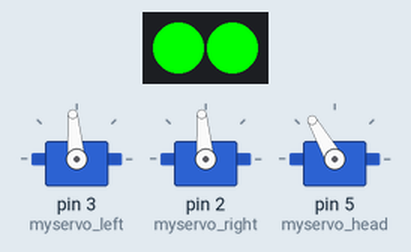
Recording of a sketch running on a simulated Arduino Uno, built with avr-gcc and run on an emulated ATmega328P. Shown: 2 RGB LEDs in strip order, left to right, 3 × servo. Dim RGB values are drawn brighter than linear; random numbers use the default seed unless the sketch sets one.

Above: at 0.2 s.
At 7.1 s:
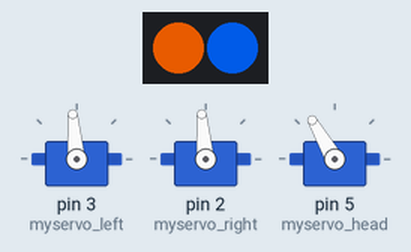
At 18.92 s:
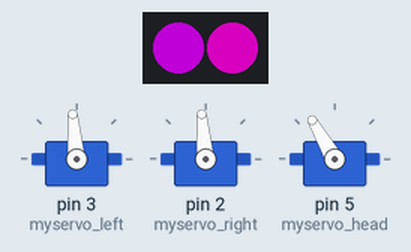
At 30.76 s:
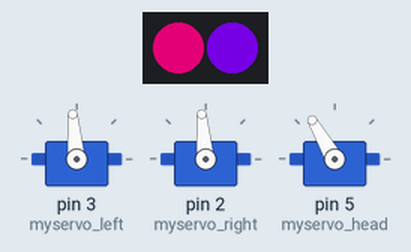
Timing chart, 0 to 40.0 s (numbered marks = the images above):
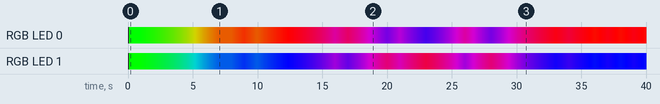

The sketch:

Final.ino
```cpp
//pin2 = left motor big wheel
//pin3 = right motor big wheel
//pin4 = IR sensor
//pin5 = head servo motor
//pin6 = Neopixels
//pin7 = trigger ultrasonic sensor
//pin8 = echo ultrasonic sensor


//#include <NewPing.h>
#include <Adafruit_NeoPixel.h>
#include <IRremote.h>
#include <Servo.h>

#define PIN 6

int RECV_PIN = 4;
String IRsignal_short;

IRrecv irrecv(RECV_PIN);

decode_results results;


Servo myservo_right;  // create servo object to control a servo
//int pos_right = 0;    // variable to store the servo position

Servo myservo_left;  // create servo object to control a servo
//int pos_left = 0;    // variable to store the servo 2 position

Servo myservo_head;  // create servo object to control a servo
//int pos_head= 0;    // variable to store the servo 2 position
// Parameter 1 = number of pixels in strip
// Parameter 2 = Arduino pin number (most are valid)
// Parameter 3 = pixel type flags, add together as needed:
//   NEO_KHZ800  800 KHz bitstream (most NeoPixel products w/WS2812 LEDs)
//   NEO_KHZ400  400 KHz (classic 'v1' (not v2) FLORA pixels, WS2811 drivers)
//   NEO_GRB     Pixels are wired for GRB bitstream (most NeoPixel products)
//   NEO_RGB     Pixels are wired for RGB bitstream (v1 FLORA pixels, not v2)
Adafruit_NeoPixel strip = Adafruit_NeoPixel(2, PIN, NEO_GRB + NEO_KHZ800);

#define TRIGGER_PIN  7  // Arduino pin tied to trigger pin on the ultrasonic sensor.
#define ECHO_PIN     8  // Arduino pin tied to echo pin on the ultrasonic sensor.
#define MAX_DISTANCE 256 // Maximum distance we want to ping for (in centimeters). Maximum sensor distance is rated at 400-500cm.
//NewPing sonar(TRIGGER_PIN, ECHO_PIN, MAX_DISTANCE); // NewPing setup of pins and maximum distance.

unsigned long startTime = 0;
int color = 0;
int currentColor = 0;
unsigned int uS = 0;

void setup() {
  Serial.begin(115200); // Open serial monitor at 115200 baud to see ping results.
  strip.begin();
  strip.show(); // Initialize all pixels to 'off'
  myservo_left.attach(3);  // attaches the servo on pin 9 to the servo object
  myservo_right.attach(2);  // attaches the servo on pin 9 to the servo object
  myservo_head.attach(5);  // attaches the servo on pin 9 to the servo object
  Serial.begin(9600);

  irrecv.enableIRIn(); // Start the receiver
  myservo_head.write(120); // current zero position of the head servo (needs to be adjusted in final build)
  myservo_left.write(95);
  myservo_right.write(95);

  //myservo_left.writeMicroseconds(1487); // 1.5 ms stay-still signa
  //myservo_right.writeMicroseconds(1460); // 1.5 ms stay-still signa
}

void loop() {
  IR();
  if ((millis() - startTime) > 1000) {
    startTime = millis();
    color = random(1, 255);
    //uS = sonar.ping(); // Send ping, get ping time in microseconds (uS).
    //color = uS / US_ROUNDTRIP_CM;
  }
  /*Serial.print("Ping: ");
  Serial.print(uS / US_ROUNDTRIP_CM); // Convert ping time to distance and print result (0 = outside set distance range, no ping echo)
  Serial.println("cm");*/
  if (color > currentColor) {
    currentColor++;
  }
  if (color < currentColor) {
    currentColor--;
  }
  strip.setPixelColor(0, Wheel(currentColor));
  strip.setPixelColor(1, Wheel(255 - currentColor));
  strip.show();
}
uint32_t Wheel(byte WheelPos) {
  if (WheelPos < 85) {
    return strip.Color(WheelPos * 3, 255 - WheelPos * 3, 0);
  } else if (WheelPos < 170) {
    WheelPos -= 85;
    return strip.Color(255 - WheelPos * 3, 0, WheelPos * 3);
  } else {
    WheelPos -= 170;
    return strip.Color(0, WheelPos * 3, 255 - WheelPos * 3);
  }
}

void IR() {
  if (irrecv.decode(&results)) {
    // Serial.println(results.value, HEX);
    String IRsignal = String(results.value, HEX);
    int num = IRsignal.length();
    IRsignal_short = IRsignal.substring(num - 3, num);
    Serial.println(IRsignal_short);
    irrecv.resume(); // Receive the next value
  }
delay (100);
  if (IRsignal_short == "058") {   //forward
    myservo_left.write(180);              // tell servo to go to position in variable 'pos'
    myservo_right.write(00);              // tell servo to go to position in variable 'pos'
  }

  if (IRsignal_short == "059") { //back
    myservo_left.write(00);              // tell servo to go to position in variable 'pos'
    myservo_right.write(180);              // tell servo to go to position in variable 'pos'
  }

  if (IRsignal_short == "05a") { //left
    myservo_left.writeMicroseconds(1487); // 1.5 ms stay-still signa
    myservo_right.write(00);              // tell servo to go to position in variable 'pos'
  }

  if (IRsignal_short == "05b") { //right
    myservo_left.write(180);              // tell servo to go to position in variable 'pos'
    myservo_right.writeMicroseconds(1460);
  } // 1.5 ms stay-st

  if (IRsignal_short == "05c") { //stop
    myservo_left.writeMicroseconds(1487); // 1.5 ms stay-still signa
    myservo_right.writeMicroseconds(1460); // 1.5 ms stay-still signal

  }

  if (IRsignal_short == "001") { //head left
    myservo_head.write(180); // 1.5 ms stay-still signa
  }


  if (IRsignal_short == "003") { //head right
    myservo_head.write(60); // 1.5 ms stay-still signa
  }


  if (IRsignal_short == "002") { //head stop
    myservo_head.write(120); // 1.5 ms stay-still signa
  }

}
```

Measured:
- by itself, RGB LED 0: off → RGB(0, 255, 0) at 0.10 s, → RGB(3, 252, 0) 0.90 s later, → RGB(6, 249, 0) 0.10 s later, → RGB(9, 246, 0) 0.10 s later, … (381 changes in this stretch)
- by itself, RGB LED 1: off → RGB(0, 255, 0) at 0.10 s, → RGB(0, 252, 3) 0.90 s later, → RGB(0, 249, 6) 0.10 s later, → RGB(0, 246, 9) 0.10 s later, … (381 changes in this stretch)
